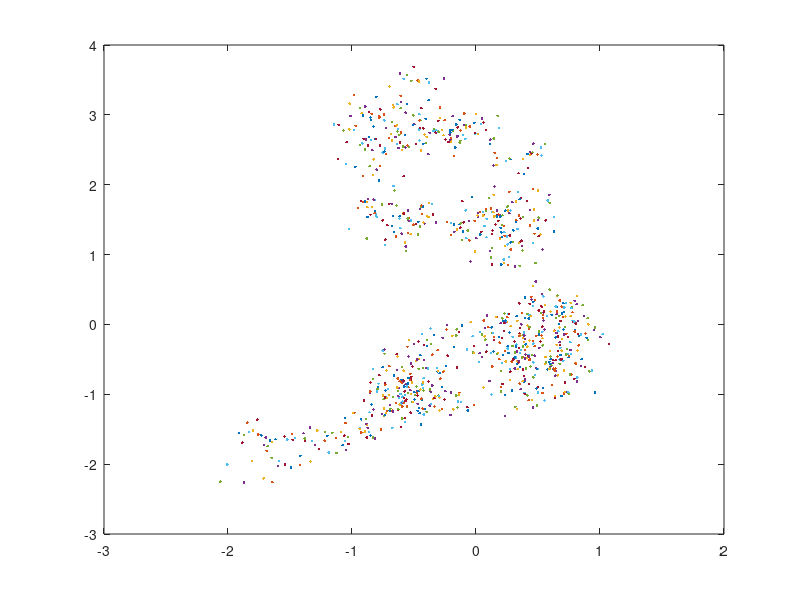

MATLAB code to generate this figure:
x = 0;
y = 0;
dt = 0.1;

for i = 0:1000
    vx = randn(1);
    vy = randn(1);
    x = x + vx*dt;
    y = y + vy*dt;
    plot(x,y,'.')
    hold on
    %pause(0.01)
end